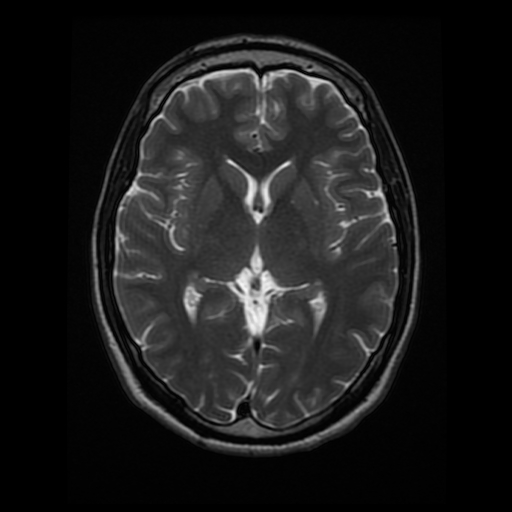
#> input picture CVND_Exercises-master/1_2_Convolutional_Filters_Edge_Detection/images/brain_MR.jpg, 512 x 512 px
$ jupyter execute '4. Fourier Transform of Filters.ipynb'   (shell and % lines are left out)
#> lines starting #> are read from the running program, lines starting #| are printed output that depends on the picture
## High and Low Pass Filters

Now, you might be wondering, what makes filters high and low-pass; why is a Sobel filter high-pass and a Gaussian filter low-pass?

Well, you can actually visualize the frequencies that these filters block out by taking a look at their fourier transforms. The frequency components of any image can be displayed after doing a Fourier Transform (FT). An FT looks at the components of an image (edges that are high-frequency, and areas of smooth color as low-frequency), and plots the frequencies that occur as points in spectrum. So, let's treat our filters as small images, and display them in the frequency domain!

[cell 1]
import numpy as np
import matplotlib.pyplot as plt
import cv2


# Define gaussian, sobel, and laplacian (edge) filters

gaussian = (1/9)*np.array([[1, 1, 1],
                           [1, 1, 1],
                           [1, 1, 1]])

sobel_x= np.array([[-1, 0, 1],
                   [-2, 0, 2],
                   [-1, 0, 1]])

sobel_y= np.array([[-1,-2,-1],
                   [0, 0, 0],
                   [1, 2, 1]])

# laplacian, edge filter
laplacian=np.array([[0, 1, 0],
                    [1,-4, 1],
                    [0, 1, 0]])

filters = [gaussian, sobel_x, sobel_y, laplacian]
filter_name = ['gaussian','sobel_x', \
                'sobel_y', 'laplacian']


# perform a fast fourier transform on each filter
# and create a scaled, frequency transform image
f_filters = [np.fft.fft2(x) for x in filters]
fshift = [np.fft.fftshift(y) for y in f_filters]
frequency_tx = [np.log(np.abs(z)+1) for z in fshift]

# display 4 filters
for i in range(len(filters)):
    plt.subplot(2,2,i+1),plt.imshow(frequency_tx[i],cmap = 'gray')
    plt.title(filter_name[i]), plt.xticks([]), plt.yticks([])

plt.show()
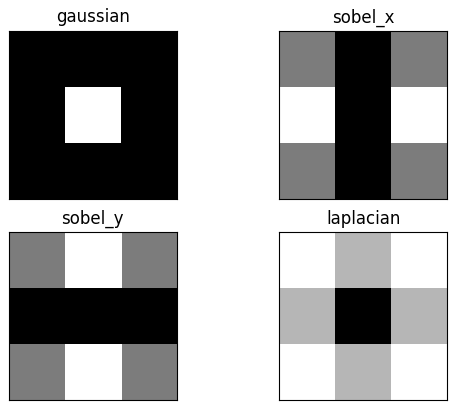
#> figure drawn by matplotlib, 4 panels

Areas of white or light gray, allow that part of the frequency spectrum through! Areas of black mean that part of the spectrum is blocked out of the image.

Recall that the low frequencies in the frequency spectrum are at the center of the frequency transform image, and high frequencies are at the edges. You should see that the Gaussian filter allows only low-pass frequencies through, which is the center of the frequency transformed image. The sobel filters block out frequencies of a certain orientation and a laplace (detects edges regardless of orientation) filter, should block out low-frequencies!

You are encouraged to load in an image, apply a filter to it using `filter2d` then visualize what the fourier transform of that image looks like before and after a filter is applied.

[cell 2]
## TODO: load in an image, and filter it using a kernel of your choice
## apply a fourier transform to the original *and* filtered images and compare them
# Read in the image
image = cv2.imread('images/brain_MR.jpg')
#> image is the input picture: shape (512, 512, 3); min 0, max 247, mean 26.9

# Make a copy of the image
image_copy = np.copy(image)

# Change color to RGB (from BGR)
image_copy = cv2.cvtColor(image_copy, cv2.COLOR_BGR2RGB)

plt.imshow(image_copy)

[cell 3]
# Convert to grayscale for filtering
gray = cv2.cvtColor(image_copy, cv2.COLOR_RGB2GRAY)

# Create a Gaussian blurred image
gray_blur = cv2.GaussianBlur(gray, (9, 9), 0)

f, (ax1, ax2) = plt.subplots(1, 2, figsize=(20,10))

ax1.set_title('original gray')
ax1.imshow(gray, cmap='gray')

ax2.set_title('blurred image')
ax2.imshow(gray_blur, cmap='gray')
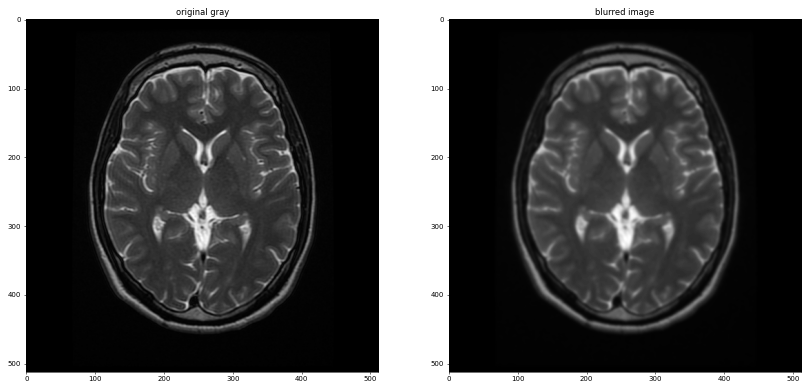
#> figure drawn by matplotlib, 2 panels

[cell 4]
# High-pass filter

# 3x3 sobel filters for edge detection
sobel_x = np.array([[ -1, 0, 1],
                   [ -2, 0, 2],
                   [ -1, 0, 1]])


sobel_y = np.array([[ -1, -2, -1],
                   [ 0, 0, 0],
                   [ 1, 2, 1]])


# Filter the orginal and blurred grayscale images using filter2D
filtered = cv2.filter2D(gray, -1, sobel_x)
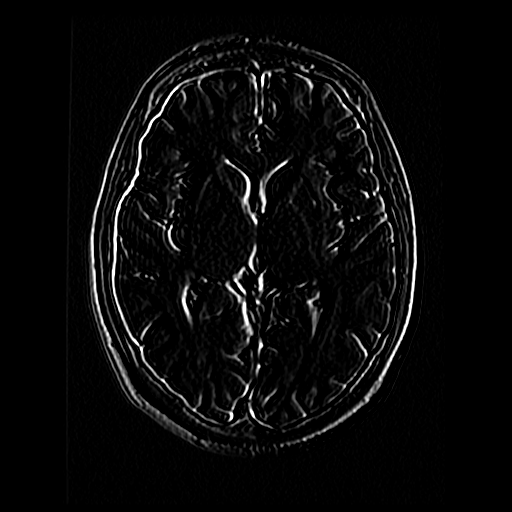
#> filtered: shape (512, 512); min 0, max 255, mean 9.8

filtered_blurred = cv2.filter2D(gray_blur, -1, sobel_y)
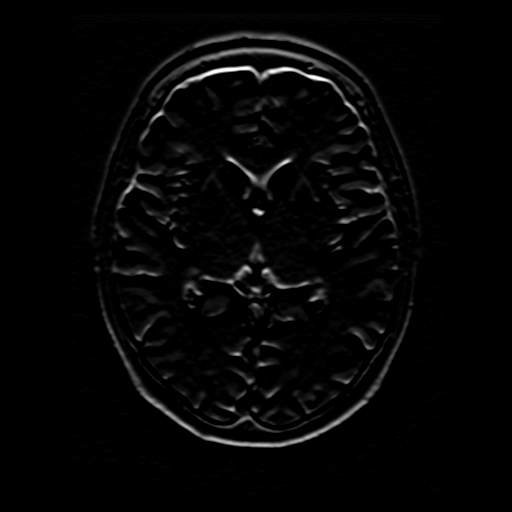
#> filtered_blurred: shape (512, 512); min 0, max 255, mean 5.7
f, (ax1, ax2) = plt.subplots(1, 2, figsize=(20,10))

ax1.set_title('original gray')
ax1.imshow(filtered, cmap='gray')

ax2.set_title('blurred image')
ax2.imshow(filtered_blurred, cmap='gray')

[cell 5]
# perform a fast fourier transform and create a scaled, frequency transform image
def ft_image(norm_image):
    '''This function takes in a normalized, grayscale image
       and returns a frequency spectrum transform of that image. '''
    f = np.fft.fft2(norm_image)
    fshift = np.fft.fftshift(f)
    frequency_tx = 20*np.log(np.abs(fshift))
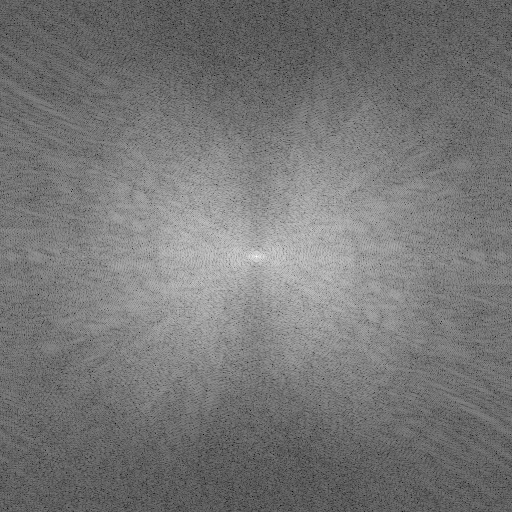
#> frequency_tx: shape (512, 512) float64; min 33.77, max 295.1, mean 155.5; drawn with min black and max white

    return frequency_tx
